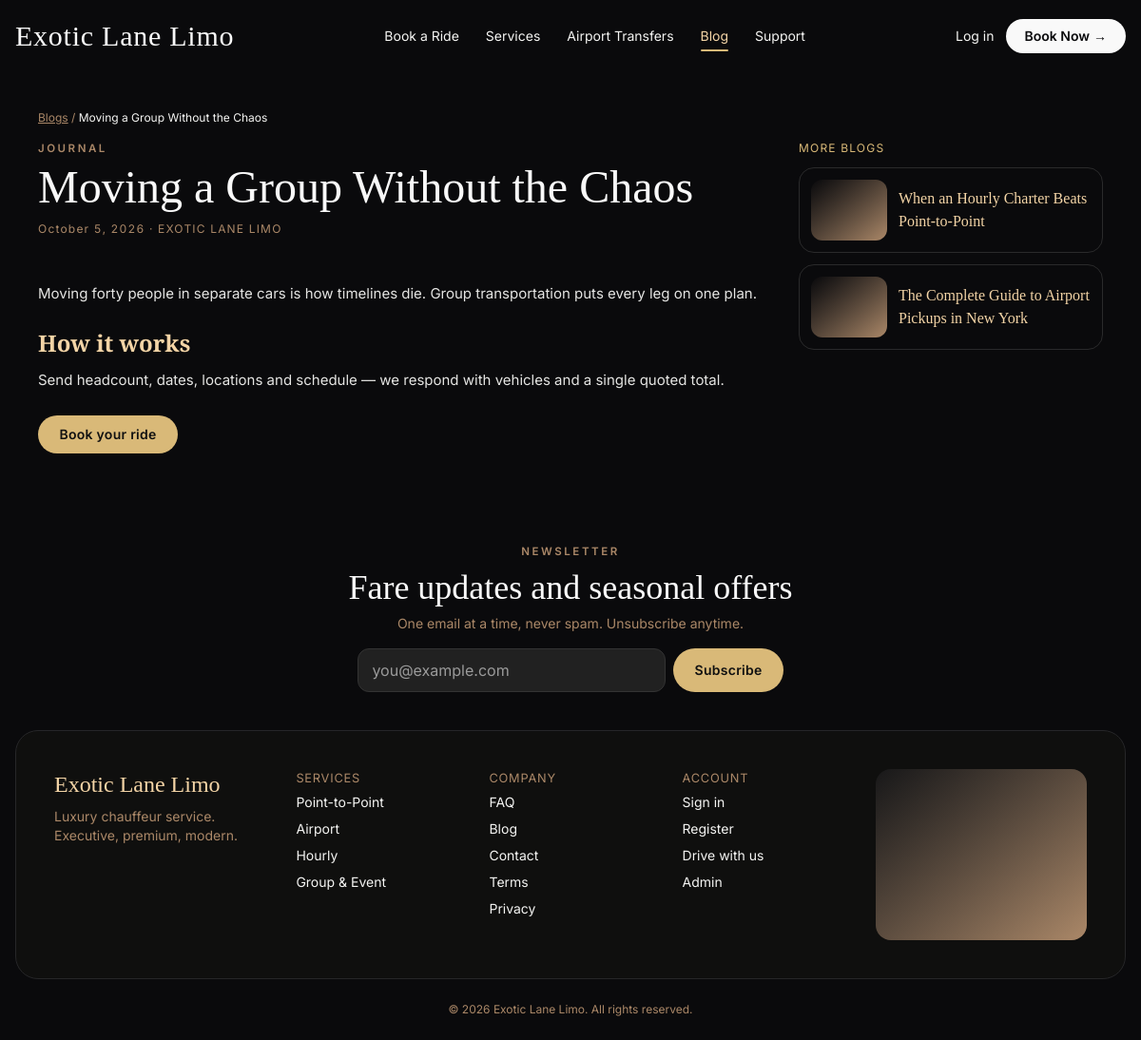
The page /services/blogs/read.php?slug=group-event-transport on the database its author committed.
### tables this page shows
CREATE TABLE IF NOT EXISTS blog_posts (
  id BIGINT UNSIGNED NOT NULL AUTO_INCREMENT PRIMARY KEY,
  slug VARCHAR(150) NOT NULL,
  title VARCHAR(190) NOT NULL,
  excerpt VARCHAR(255) NULL,
  body MEDIUMTEXT NULL,
  cover VARCHAR(255) NULL,
  meta_title VARCHAR(190) NULL,
  meta_description VARCHAR(255) NULL,
  meta_keywords VARCHAR(255) NULL,
  status ENUM('draft','published') NOT NULL DEFAULT 'draft',
  published_at DATETIME NULL,
  created_at DATETIME NOT NULL DEFAULT CURRENT_TIMESTAMP,
  updated_at DATETIME NOT NULL DEFAULT CURRENT_TIMESTAMP ON UPDATE CURRENT_TIMESTAMP,
  UNIQUE KEY uq_blog_slug (slug),
  KEY idx_blog_status (status, published_at)
);

### app/Helpers/functions.php (called while the page is built, shortened)
<?php
function url(string $path = ''): string
{
    return SITE_URL . '/' . ltrim($path, '/');
}
function e(mixed $v): string
{
    return htmlspecialchars((string)($v ?? ''), ENT_QUOTES | ENT_SUBSTITUTE, 'UTF-8');
}
function cover_url(?string $cover, int $w = 1200): string
{
    $c = trim((string)$cover);
    return unsplash_url($c, $w);
}
function unsplash_url(string $photoId, int $w = 1200): string
{
    $id = trim($photoId);
    $q = $w <= 600 ? 55 : 62;
    return 'https://images.unsplash.com/' . rawurlencode($id) . '?auto=format&fit=crop&w=' . $w . '&q=' . $q;
}

### services/blogs/read.php (the view, shortened to what this page needs)
<?php
require_once __DIR__ . '/../../app/richtext.php';
$pdo = Database::pdo();
$slug = slugify(trim((string)($_GET['slug'] ?? '')));
$st = $pdo->prepare("SELECT * FROM blog_posts WHERE slug = ? AND status = 'published' LIMIT 1");
$st->execute([$slug]);
$post = $st->fetch();
$others = $pdo->prepare("SELECT slug, title, cover, published_at FROM blog_posts WHERE status = 'published' AND id != ? ORDER BY published_at DESC, id DESC LIMIT 3");
$others->execute([(int)$post['id']]);
$related = $others->fetchAll();
?>
<div class="max-w-6xl mx-auto px-4 py-10">
  <p class="text-xs"><a class="underline text-[#AB8868]" href="<?= url('services/blogs/index.php') ?>">Blogs</a> <span class="text-[#AB8868]">/</span> <span class="text-[#F5F5F3]"><?= e($post['title']) ?></span></p>
  <div class="grid lg:grid-cols-[1fr_320px] gap-8 mt-4 items-start">
    <article class="min-w-0">
      <p class="eyebrow">Journal</p>
      <h1 class="font-display text-4xl md:text-5xl text-[#F9F9F9] mt-2"><?= e($post['title']) ?></h1>
      <p class="tabular text-xs tracking-widest text-[#AB8868] mt-3"><?= e(date('F j, Y', strtotime($post['published_at'] ?? $post['created_at']))) ?> · EXOTIC LANE LIMO</p>
      <div class="mt-6 text-[15px] leading-relaxed text-[#E5E5E3] space-y-4 blog-body"><?= render_rich_text($post['body']) ?></div>
      <div class="mt-8">
        <a href="<?= url('services/booking.php') ?>" class="btn-gold rounded-full text-sm px-8 py-3">Book your ride</a>
      </div>
    </article>
    <?php if ($related): ?>
    <aside class="lg:sticky lg:top-20" aria-label="More blogs">
      <p class="tabular text-xs tracking-widest text-[#D9B978]">MORE BLOGS</p>
      <div class="mt-3 space-y-3">
        <?php foreach ($related as $r): ?>
        <a href="<?= url('services/blogs/read.php?slug=' . urlencode($r['slug'])) ?>" class="group flex items-center gap-3 rounded-2xl border border-[#2a2a2b] hover:border-[#C8A96B] p-3">
<?php $relCover = cover_url($r['cover'], 400); if ($relCover !== ''): ?>
    <span class="w-20 h-16 shrink-0 rounded-xl overflow-hidden bg-gradient-to-br from-[#0A0A0C] to-[#AB8868]">
          </span>
          <?php endif; ?>
          <span class="font-display text-base text-[#F3D4A6]"><?= e($r['title']) ?></span>
        </a>
        <?php endforeach; ?>
      </div>
    </aside>
    <?php endif; ?>
  </div>
</div>
<?php
require APP_ROOT . '/views/layouts/public.php';

### app/richtext.php (shortened to what this page needs)
<?php
function clean_html(?string $html): string
{
    $html = trim((string)$html);
    $html = preg_replace('#<(script|style|iframe|object|embed|form|input|button)\b[^>]*>.*?</\1>#is', '', $html) ?? '';
    $html = strip_tags($html, '<p><br><b><strong><i><em><u><s><a><ul><ol><li><h2><h3><h4><blockquote>');
    $html = preg_replace_callback('~<a\b([^>]*)>~i', static function (array $m): string {
        $attrs = $m[1];
        $href = '';
        if (preg_match('~\bhref\s*=\s*"([^"]*)"~i', $attrs, $h)) $href = $h[1];
        elseif (preg_match("~\bhref\s*=\s*'([^']*)'~i", $attrs, $h)) $href = $h[1];
        elseif (preg_match('~\bhref\s*=\s*([^\s>]+)~i', $attrs, $h)) $href = $h[1];
        if ($href === '' || preg_match('~^(?:https?://|mailto:|\#)~i', $href) !== 1) return '<a>';
        return '<a href="' . htmlspecialchars($href, ENT_QUOTES | ENT_HTML5, 'UTF-8') . '">';
    }, $html) ?? $html;
    return html_entity_decode($html, ENT_QUOTES | ENT_HTML5, 'UTF-8');
}
function render_rich_text(?string $html): string
{
    $html = clean_html($html);
    $html = preg_replace('#<p>(?:\s|<br\s*/?>)*</p>#i', '', $html) ?? $html;
    $html = preg_replace('#\s+style\s*=\s*("[^"]*"|\'[^\']*\')#i', '', $html) ?? $html;
    $html = preg_replace('#\s+class\s*=\s*("[^"]*"|\'[^\']*\')#i', '', $html) ?? $html;
    return $html;
}

### assets/css/app.css (style rules this page uses)
:root { --black:#0A0A0C; --deep:#0F0F0E; --charcoal:#181819; --input:#212121; --champagne:#F3D4A6; --champagne-lt:#F7E2BF; --gold:#D9B978; --gold-mute:#C8A96B; --tan:#AB8868; --ivory:#F9F9F9; --soft:#F5F5F3; --border:#E5E5E3; --cta:#F9F9F9; --cta-h:#F3D4A6; --err:#A3322F; --err-deep:#8E2B29; }
html { scroll-behavior:smooth }
body { background:var(--black);color:var(--soft); }
.font-display { font-family:"Cormorant Garamond",Georgia,serif }
.font-ui { font-family:Inter,system-ui,sans-serif }
.btn-gold { background:var(--gold);color:#111;padding:.7rem 1.4rem;font-weight:600;letter-spacing:.02em }
.eyebrow { font-size:.72rem;letter-spacing:.22em;text-transform:uppercase;color:var(--tan);font-weight:600 }
.tabular { font-variant-numeric:tabular-nums }
.blog-body>*:first-child { margin-top:0 }
.blog-body p { margin-top:.75rem }
.blog-body h2 { font-family:"Cormorant Garamond",Georgia,serif;font-size:1.5rem;line-height:1.2;color:var(--champagne);margin:1.6rem 0 .1rem;font-weight:600 }

### rows shown on the page
blog_posts: title "Moving a Group Without the Chaos", published_at "October 5, 2026", body "Moving forty people in separate cars is how timelines die. Group transportation puts every leg on one plan. How it works Send headcount, dates, locations and schedule — we respond with vehicles and a single quoted total."
blog_posts: title "When an Hourly Charter Beats Point-to-Point"
blog_posts: title "The Complete Guide to Airport Pickups in New York"
